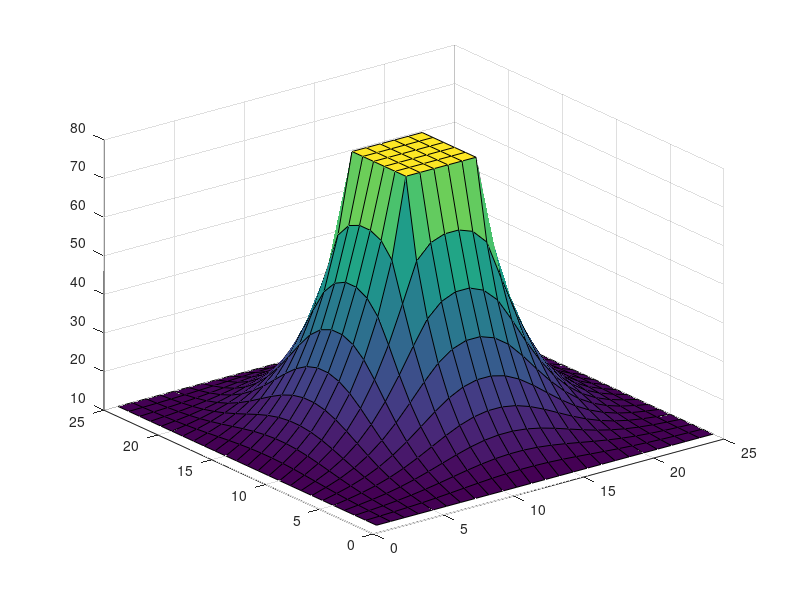

The MATLAB source for this figure:



% plane variables
outer_size = 25;                 % cm
inner_size = 5;                  % cm
outer_temp = 10;                 % C
inner_temp = 80;                 % C

% time variables
number_of_steps = 100;           % num
dt = 0.1;                        % s
dx = 0.01;                       % m
dy = 0.01;                       % m

% metal variables
K = 237;                         % W/mK
cw = 900;                        % J/kgK
ro = 2700;                       % kg/m3


small_start = (outer_size - inner_size)/2;

plane(1:outer_size,1:outer_size,1) = outer_temp;
plane(small_start:small_start+inner_size,small_start:small_start+inner_size, 1) = inner_temp;

for i = 2:number_of_steps
    for x = 2:outer_size-1
        for y = 2:outer_size-1
            plane(x,y,i) = ...
                plane(x,y,i-1) + ...
                (K*dt)*(plane(x+1,y,i-1) - 2*plane(x,y,i-1) + plane(x-1,y,i-1))/(cw*ro*dx*dx) + ...
                (K*dt)*(plane(x,y+1,i-1) - 2*plane(x,y,i-1) + plane(x,y-1,i-1))/(cw*ro*dy*dy);
        end
    end
    plane(small_start:small_start+inner_size,small_start:small_start+inner_size, i) = inner_temp;
    plane(1,:,i) = outer_temp;
    plane(:,1,i) = outer_temp;
    plane(outer_size,:,i) = outer_temp;
    plane(:,outer_size,i) = outer_temp;

end

[XX, YY] = meshgrid(1:outer_size,1:outer_size);
surf(XX,YY,plane(:,:,number_of_steps));
